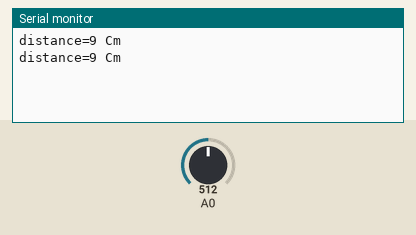
Simulated run of this sketch. Board: Arduino Uno, built with avr-gcc and run on an emulated ATmega328P. Parts: the last lines printed to the serial monitor. The test bench sets the inputs (shaded band); at power-on: A0 = 512.

Above: at 1.8 s.
1.9 s: A0 set to 716
At 2.8 s:
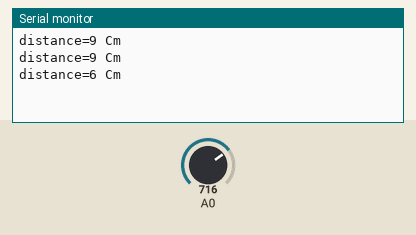
3.4 s: A0 set to 900
At 4.6 s:
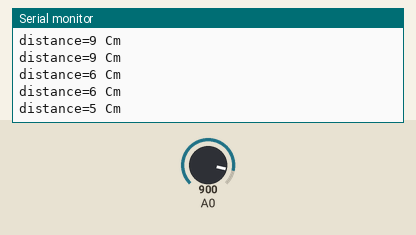
Timing chart, 0 to 6.4 s (numbered marks = the images above; inputs shaded):
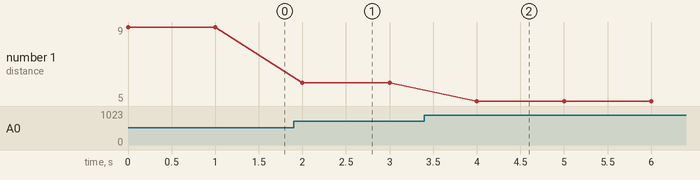

Measured:
- after the input at 1.9 s, the serial monitor: prints a new line after 0.10 s (image 1)
- after the input at 3.4 s, the serial monitor: prints a new line after 0.60 s (image 2)
- plotted number 1: 9 → 6 after the input at 1.9 s, 6 → 5 after the input at 3.4 s

The sketch:

Sharp2YOA21.ino
```cpp
int distance;
int sensorValue;
void setup()
{
  Serial.begin(9600);

}

void loop()
{
  int sensorValue= analogRead(A0);
  distance= 4800/(sensorValue-20); // Good stimation for sharp IR sensors
  Serial.print("distance=");
  Serial.print(distance);
  Serial.print(" ");
  Serial.println("Cm ");
  delay(1000);
}
```
